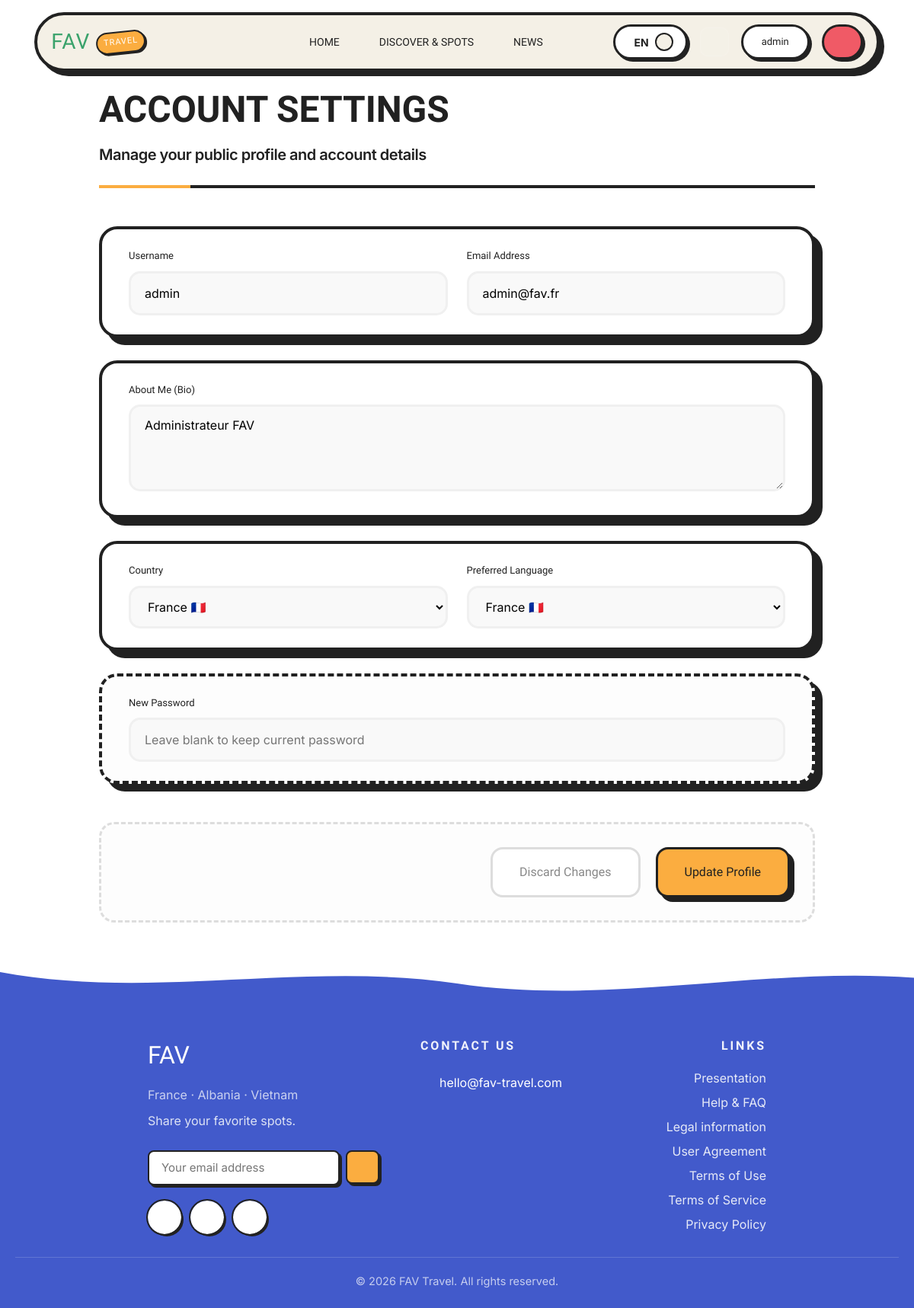
The app's page /?page=profile&action=edit (signed in) with its own data.
### tables this page shows
CREATE TABLE `users` (
  `id` int(10) UNSIGNED NOT NULL,
  `username` varchar(50) NOT NULL,
  `email` varchar(191) NOT NULL COMMENT 'max 191 car. utf8mb4 = 764 octets < limite 767',
  `password` varchar(255) NOT NULL COMMENT 'bcrypt hash — JAMAIS en clair',
  `role` enum('user','admin') NOT NULL DEFAULT 'user',
  `avatar` varchar(500) DEFAULT NULL COMMENT 'chemin ou URL avatar',
  `bio` text DEFAULT NULL,
  `country` varchar(100) DEFAULT NULL,
  `language` varchar(10) DEFAULT 'fr',
  `is_active` tinyint(1) NOT NULL DEFAULT 1 COMMENT '0 = compte banni',
  `email_verified` tinyint(1) NOT NULL DEFAULT 0,
  `created_at` timestamp NOT NULL DEFAULT current_timestamp(),
  `updated_at` timestamp NOT NULL DEFAULT current_timestamp() ON UPDATE current_timestamp(),
  `status` varchar(100) DEFAULT 'Hey, I''m on FAV!'
);

### classes/models/User.class.php (called while the page is built, shortened)
<?php
class User
{
    private $pdo;
    public function __construct(PDO $pdo)
    {
        $this->pdo = $pdo;
    }
    public function findById(int $id)
    {
        $sql  = "SELECT id, username, email, role, avatar, bio, country, language,
                        status,
                        is_active, email_verified, created_at, updated_at
                FROM users WHERE id = :id LIMIT 1";
        $stmt = $this->pdo->prepare($sql);
        $stmt->execute([':id' => $id]);
        return $stmt->fetch();
    }
}

### classes/views/EditProfile.class.php (the view)
<?php
class EditProfile extends View {
    public function content() {
        $user = $this->data['user'] ?? [];
        return '
        <link rel="stylesheet" href="public/css/editprofile.css">
        <div class="prof-wrapper">
        <div class="prof-header">
            <h2 class="prof-card-title">Account Settings</h2>
            <div class="prof-subtitle-container">
                <p class="prof-subtitle">Manage your public profile and account details</p>
            </div>
        </div>
            <form action="?page=profile&action=saveFullProfile" method="POST" class="edit-grid-form">
                <div class="form-card grid-col-2">
                    <div class="form-group">
                        <label>Username</label>
                        <input type="text" name="username" value="' . htmlspecialchars($user['username']) . '" required>
                    </div>
                    <div class="form-group">
                        <label>Email Address</label>
                        <input type="email" name="email" value="' . htmlspecialchars($user['email']) . '" required>
                    </div>
                </div>
                <div class="form-card grid-full">
                    <div class="form-group">
                        <label>About Me (Bio)</label>
                        <textarea name="bio" rows="4" placeholder="Tell us something cool about yourself...">' . htmlspecialchars($user['bio'] ?? '') . '</textarea>
                    </div>
                </div>
                <div class="form-card grid-col-2">
                    <div class="form-group">
                        <label>Country</label>
                        <select name="country">
                            <option value="fr" ' . ($user['country'] == 'fr' ? 'selected' : '') . '>France 🇫🇷</option>
                            <option value="us" ' . ($user['country'] == 'vi' ? 'selected' : '') . '>Vietnam 🇻🇳</option>
                            <option value="al" ' . ($user['country'] == 'al' ? 'selected' : '') . '>Albania 🇦🇱</option>
                        </select>
                    </div>
                    <div class="form-group">
                        <label>Preferred Language</label>
                        <select name="language">
                            <option value="fr" ' . ($user['country'] == 'fr' ? 'selected' : '') . '>France 🇫🇷</option>
                            <option value="us" ' . ($user['country'] == 'vi' ? 'selected' : '') . '>Vietnam 🇻🇳</option>
                            <option value="al" ' . ($user['country'] == 'al' ? 'selected' : '') . '>Albania 🇦🇱</option>
                        </select>
                    </div>
                </div>
                <div class="form-card grid-full security-section">
                    <div class="form-group">
                        <label>New Password</label>
                        <input type="password" name="new_password" placeholder="Leave blank to keep current password">
                    </div>
                </div>
                <div class="prof-actions">
                    <a href="?page=profile" class="prof-btn prof-btn--outline">Discard Changes</a>
                    <button type="submit" class="prof-btn prof-btn--primary">Update Profile</button>
                </div>
            </form>
        </div>
        ';
    }
}

### public/css/view.css (style rules this page uses)
*, *::before, *::after { box-sizing: border-box; }
html, body { margin: 0; padding: 0; font-family: Inter, sans-serif; background: #fff; color: #222; height: 100%; }
body { min-height: 100vh; line-height: 1.5; display: flex; flex-direction: column; }
a { color: inherit; }
button, input, select { font: inherit; }

### public/css/editprofile.css (style rules this page uses)
.prof-wrapper { max-width: 1000px; margin: 120px auto 60px auto; padding: 0 30px; }
.prof-header { margin-bottom: 50px; padding-bottom: 25px; border-bottom: 4px solid #212121; position: relative; }
.prof-header::after { content: ""; position: absolute; bottom: -4px; left: 0; width: 120px; height: 4px; background: #fbad40; }
.prof-card-title { font-family: 'Bungee', cursive; font-size: 48px; color: #212121; margin: 0; line-height: 1; text-transform: uppercase; }
.prof-subtitle-container { display: flex; align-items: center; gap: 15px; margin-top: 20px; }
.prof-subtitle { font-family: 'Inter', sans-serif; font-size: 20px; font-weight: 600; color: #212121; margin: 0; letter-spacing: -0.5px; }
.edit-grid-form { display: grid; grid-template-columns: repeat(2, 1fr); gap: 30px; }
.form-card { background: #fff; border: 4px solid #212121; border-radius: 24px; padding: 25px 35px; box-shadow: 10px 10px 0px #212121; transition: all 0.3s cubic-bezier(0.175, 0.885, 0.32, 1.275); }
.grid-full { grid-column: span 2; }
.grid-col-2 { display: grid; grid-template-columns: 1fr 1fr; gap: 25px; grid-column: span 2; }
.form-group label { display: block; font-family: 'Bungee', cursive; font-size: 13px; margin-bottom: 10px; color: #212121; }
.edit-grid-form input, .edit-grid-form select, .edit-grid-form textarea { width: 100%; padding: 14px 18px; border: 3px solid #f0f0f0; border-radius: 15px; background: #f9f9f9; font-size: 16px; transition: all 0.2s; box-sizing: border-box; font-family: inherit; }
.security-section { background: #fdfdfd; border-style: dashed; }
.prof-actions { grid-column: span 2; display: flex; justify-content: flex-end; gap: 20px; margin-top: 20px; padding: 30px; background: #fdfdfd; border-radius: 20px; border: 3px dashed #ddd; margin-bottom: 50px; }
.prof-btn { font-family: 'Bungee', cursive; padding: 18px 35px; font-size: 16px; border-radius: 16px; cursor: pointer; text-decoration: none; transition: all 0.2s; border: 3px solid #212121; display: inline-block; text-align: center; }
.prof-btn--primary { background: #fbad40; color: #212121; box-shadow: 6px 6px 0px #212121; }
.prof-btn--outline { background: #fff; color: #888; border-color: #ddd; }

### records on screen
users: username "admin", email "admin@fav.fr", bio "Administrateur FAV"

### other values on screen
$this->lang['nav_home'] "HOME"
$this->lang['nav_discover'] "DISCOVER & SPOTS"
$this->lang['nav_news'] "NEWS"
$lang "EN"
$_SESSION['user']['username'] "admin"
$this->lang['footer_subtext'] "Share your favorite spots."
$this->lang['footer_contact_title'] "CONTACT US"
$this->lang['footer_links_title'] "LINKS"
$this->lang['nav_presentation'] "Presentation"
$this->lang['footer_questions'] "Help & FAQ"
$this->lang['footer_legal'] "Legal information"
$this->lang['footer_user_agreement'] "User Agreement"
$this->lang['footer_terms'] "Terms of Use"
$this->lang['footer_tos'] "Terms of Service"
$this->lang['footer_privacy'] "Privacy Policy"
